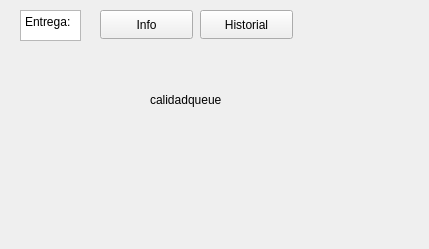
    <widget class="QWidget" name="scrollAreaWidgetContents_6">
     <property name="geometry">
      <rect>
       <x>0</x>
       <y>0</y>
       <width>429</width>
       <height>249</height>
      </rect>
     </property>
     <widget class="QLabel" name="pedidosEntregadosLabel">
      <property name="geometry">
       <rect>
        <x>150</x>
        <y>90</y>
        <width>201</width>
        <height>20</height>
       </rect>
      </property>
      <property name="text">
       <string>calidadqueue</string>
      </property>
     </widget>
     <widget class="QTextEdit" name="textEdit_16">
      <property name="geometry">
       <rect>
        <x>20</x>
        <y>10</y>
        <width>61</width>
        <height>31</height>
       </rect>
      </property>
      <property name="html">
       <string>&lt;!DOCTYPE HTML PUBLIC &quot;-//W3C//DTD HTML 4.0//EN&quot; &quot;http://www.w3.org/TR/REC-html40/strict.dtd&quot;&gt;
&lt;html&gt;&lt;head&gt;&lt;meta name=&quot;qrichtext&quot; content=&quot;1&quot; /&gt;&lt;meta charset=&quot;utf-8&quot; /&gt;&lt;style type=&quot;text/css&quot;&gt;
p, li { white-space: pre-wrap; }
hr { height: 1px; border-width: 0; }
li.unchecked::marker { content: &quot;\2610&quot;; }
li.checked::marker { content: &quot;\2612&quot;; }
&lt;/style&gt;&lt;/head&gt;&lt;body style=&quot; font-family:'Segoe UI'; font-size:9pt; font-weight:400; font-style:normal;&quot;&gt;
&lt;p style=&quot; margin-top:0px; margin-bottom:0px; margin-left:0px; margin-right:0px; -qt-block-indent:0; text-indent:0px;&quot;&gt;Entrega:&lt;/p&gt;&lt;/body&gt;&lt;/html&gt;</string>
      </property>
     </widget>
     <widget class="QPushButton" name="pedidosEntregados">
      <property name="geometry">
       <rect>
        <x>100</x>
        <y>10</y>
        <width>93</width>
        <height>29</height>
       </rect>
      </property>
      <property name="text">
       <string>Info</string>
      </property>
     </widget>
     <widget class="QPushButton" name="historialEntregados">
      <property name="geometry">
       <rect>
        <x>200</x>
        <y>10</y>
        <width>93</width>
        <height>29</height>
       </rect>
      </property>
      <property name="text">
       <string>Historial</string>
      </property>
     </widget>
    </widget>
